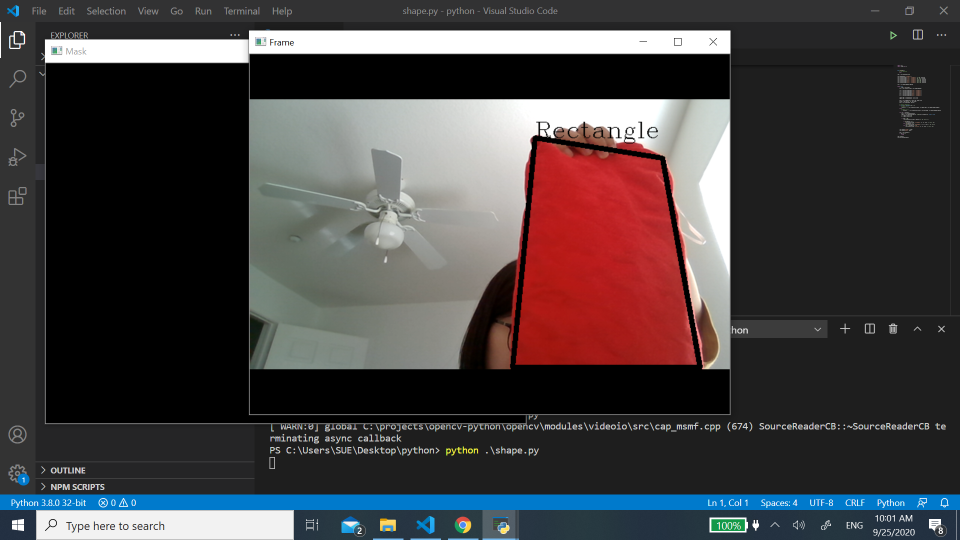
#> input picture image.png, 1920 x 1080 px, given in place of the camera (shown at 1/2 size)
$ python shape.py
#> lines starting #> are read from the running program, lines starting #| are printed output that depends on the picture; after the words box and inside, x2 and y2 are one past the last pixel; in counts of white or black regions, pixels touching at a corner belong together
#!/usr/bin/python
import math
import numpy as np
import cv2

#dictionary of all contours
contours = {}
#array of edges of polygon
approx = []
#scale of the text
scale = 2
#camera
cap = cv2.VideoCapture(0)
print("press q to exit")

# Define the codec and create VideoWriter object
fourcc = cv2.VideoWriter_fourcc(*'XVID')
out = cv2.VideoWriter('output.avi',fourcc, 20.0, (640,480))

#calculate angle
def angle(pt1,pt2,pt0):
    dx1 = pt1[0][0] - pt0[0][0]
    dy1 = pt1[0][1] - pt0[0][1]
    dx2 = pt2[0][0] - pt0[0][0]
    dy2 = pt2[0][1] - pt0[0][1]
    return float((dx1*dx2 + dy1*dy2))/math.sqrt(float((dx1*dx1 + dy1*dy1))*(dx2*dx2 + dy2*dy2) + 1e-10)

while(cap.isOpened()):
    #Capture frame-by-frame
    ret, frame = cap.read()
#> frame is the input picture: shape (1080, 1920, 3); mean B, G, R 65.2, 63.6, 68.5
    if ret==True:
        #grayscale
        gray = cv2.cvtColor(frame, cv2.COLOR_BGR2GRAY)
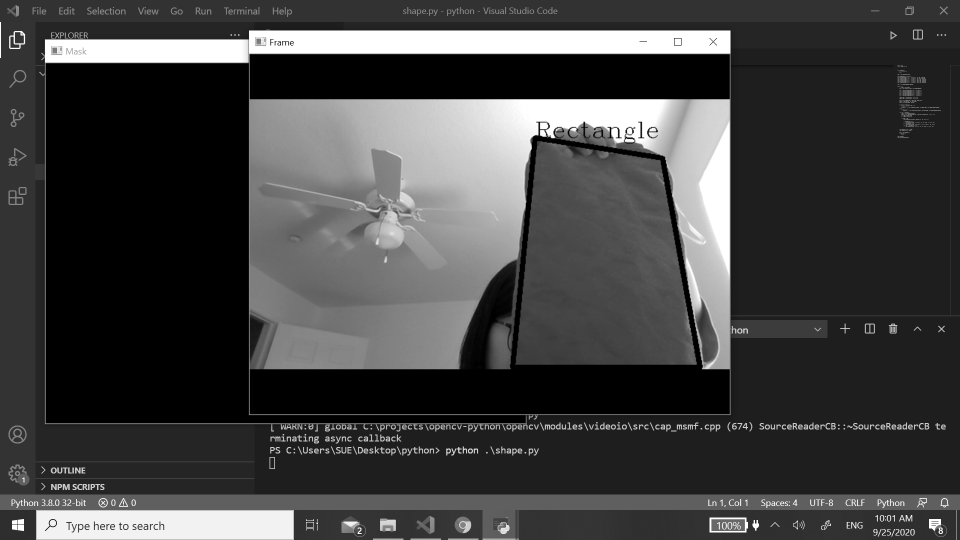
#> gray: shape (1080, 1920) (shown at 1/2 size); min 0, max 255, mean 65.3
        #Canny
        canny = cv2.Canny(frame,80,240,3)
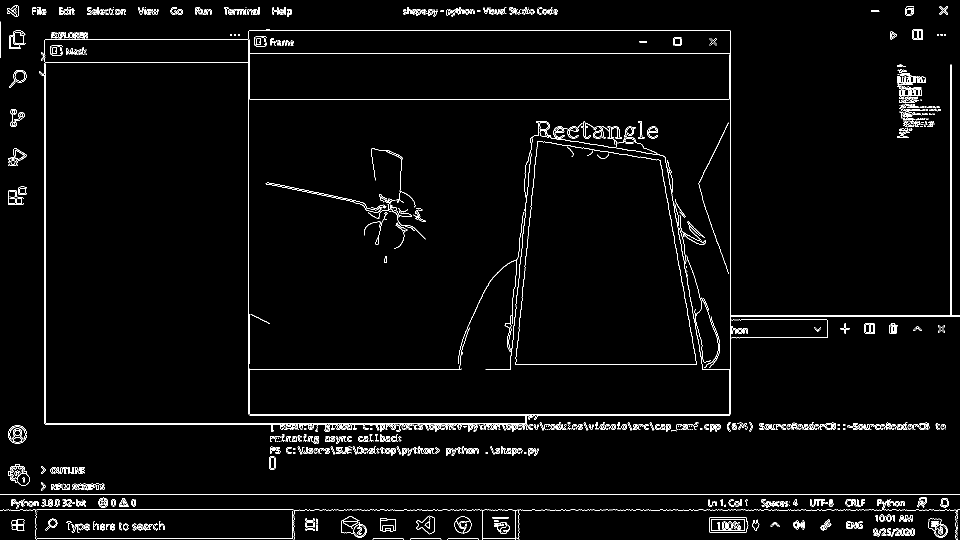
#> canny: shape (1080, 1920) (shown at 1/2 size); 2.6% white in thin lines or dots

        #contours
        contours, hierarchy = cv2.findContours(canny,cv2.RETR_EXTERNAL,cv2.CHAIN_APPROX_SIMPLE)
#> contours = 998 contours, 782 with area under 20; largest, box (x1, y1, x2, y2) and area: (1030, 282, 1394, 730) 130006, (497, 60, 1920, 829) 53242, (0, 1019, 1920, 1080) 3758, (1418, 1034, 1497, 1066) 2290, (1857, 1037, 1895, 1075) 939
        for i in range(0,len(contours)):
            #approximate the contour with accuracy proportional to
            #the contour perimeter
            approx = cv2.approxPolyDP(contours[i],cv2.arcLength(contours[i],True)*0.02,True)

            #Skip small or non-convex objects
            if(abs(cv2.contourArea(contours[i]))<100 or not(cv2.isContourConvex(approx))):
                continue

            #triangle
            if(len(approx) == 3):
                x,y,w,h = cv2.boundingRect(contours[i])
                cv2.putText(frame,'TRI',(x,y),cv2.FONT_HERSHEY_SIMPLEX,scale,(255,255,255),2,cv2.LINE_AA)
            elif(len(approx)>=4 and len(approx)<=6):
                #nb vertices of a polygonal curve
                vtc = len(approx)
                #get cos of all corners
                cos = []
                for j in range(2,vtc+1):
                    cos.append(angle(approx[j%vtc],approx[j-2],approx[j-1]))
                #sort ascending cos
                cos.sort()
                #get lowest and highest
                mincos = cos[0]
                maxcos = cos[-1]

                #Use the degrees obtained above and the number of vertices
                #to determine the shape of the contour
                x,y,w,h = cv2.boundingRect(contours[i])
                if(vtc==4):
                    cv2.putText(frame,'RECT',(x,y),cv2.FONT_HERSHEY_SIMPLEX,scale,(255,255,255),2,cv2.LINE_AA)
                elif(vtc==5):
                    cv2.putText(frame,'PENTA',(x,y),cv2.FONT_HERSHEY_SIMPLEX,scale,(255,255,255),2,cv2.LINE_AA)
                elif(vtc==6):
                    cv2.putText(frame,'HEXA',(x,y),cv2.FONT_HERSHEY_SIMPLEX,scale,(255,255,255),2,cv2.LINE_AA)
            else:
                #detect and label circle
                area = cv2.contourArea(contours[i])
                x,y,w,h = cv2.boundingRect(contours[i])
                radius = w/2
                if(abs(1 - (float(w)/h))<=2 and abs(1-(area/(math.pi*radius*radius)))<=0.2):
                    cv2.putText(frame,'CIRC',(x,y),cv2.FONT_HERSHEY_SIMPLEX,scale,(255,255,255),2,cv2.LINE_AA)
#> this loop made 998 passes
#> (approx, vtc, mincos, maxcos) on pass 46: ([[613, 1045], [613, 1053], [626, 1053], [626, 1045]], 4, 0, 0)
#> (vtc, mincos, maxcos, x) on pass 58: (6, -0.844, 0, 686)
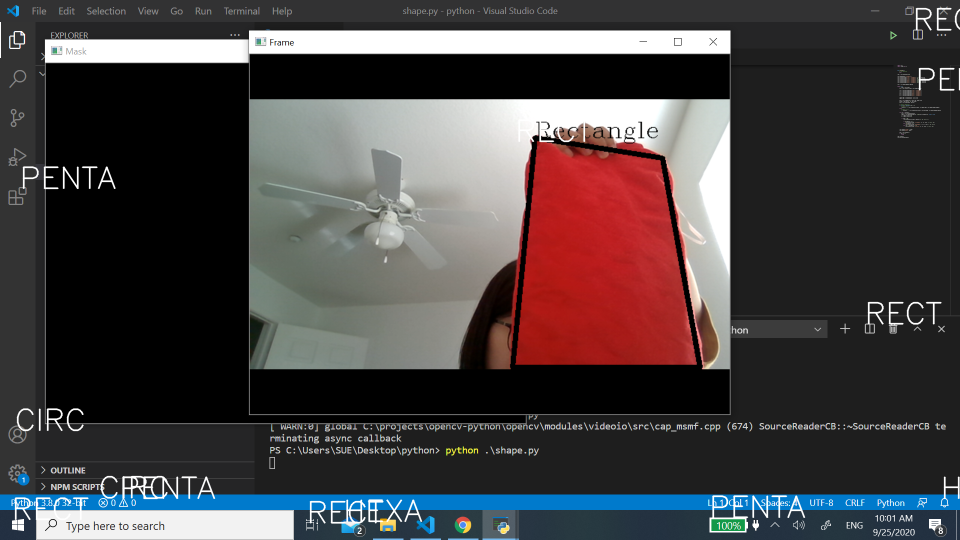
#> frame: shape (1080, 1920, 3) (shown at 1/2 size); 1.14% of pixels changed, all inside (x1, y1, x2, y2) = (29, 15, 1920, 1048)

        #Display the resulting frame
        out.write(frame)
        cv2.imshow('frame',frame)
        cv2.imshow('canny',canny)
        if cv2.waitKey(1) == 27: #if q is pressed
#> (key Esc is pressed here)
            break

#When everything done, release the capture
cap.release()
cv2.destroyAllWindows()
